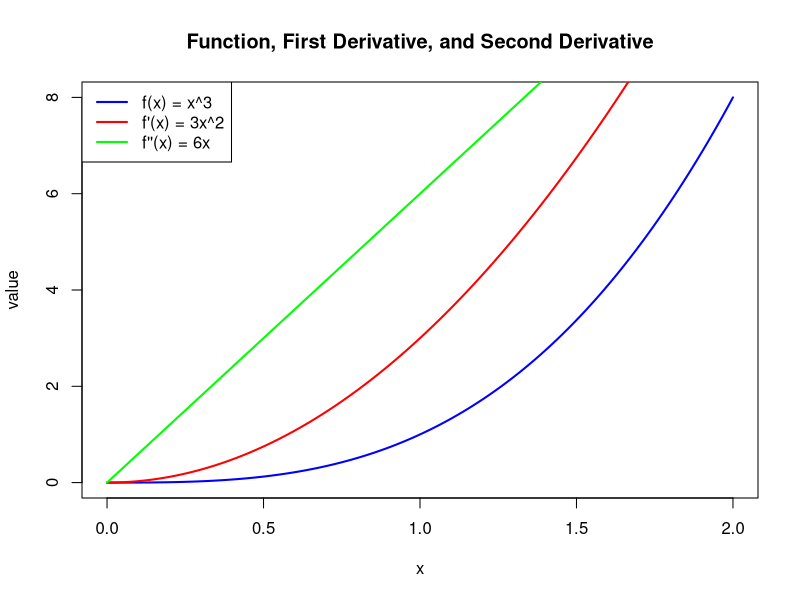
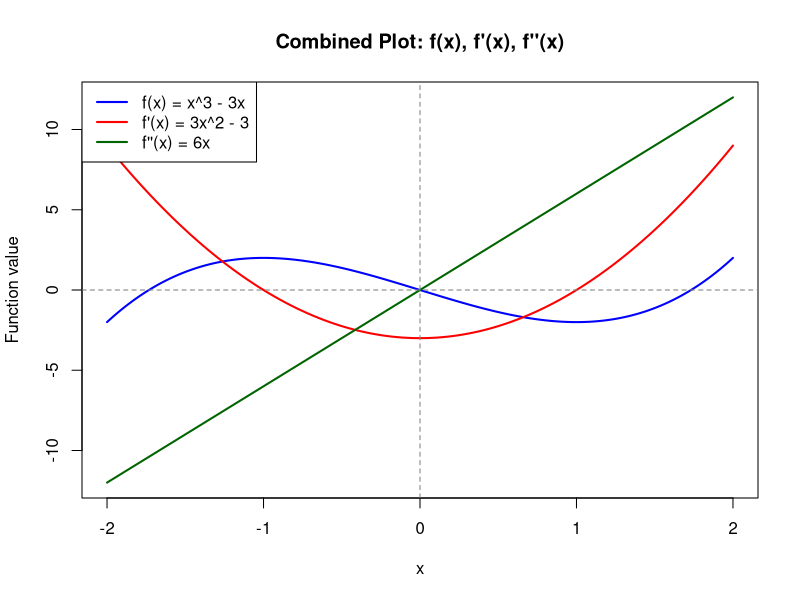

Reproduce these figures in R, in order.
# integral > 0, the slope has increased.


# Define f and derivatives
f  <- function(x) x^3
fp <- function(x) 3 * x^2
fpp <- function(x) 6 * x

# Interval
a <- 0
b <- 2

# Integral of second derivative
integral_result <- integrate(fpp, lower = a, upper = b)$value

# Slope change
slope_change <- fp(b) - fp(a)

# Print results
cat("Integral of f'' from 0 to 2:", integral_result, "\n")
cat("Slope change f'(2) - f'(0):", slope_change, "\n")

# ---- Plot ----
x_vals <- seq(0, 2, length.out = 200)

plot(x_vals, f(x_vals), type="l", col="blue", lwd=2,
     ylim=c(0, max(f(x_vals))),
     main="Function, First Derivative, and Second Derivative",
     xlab="x", ylab="value")

lines(x_vals, fp(x_vals), col="red", lwd=2)
lines(x_vals, fpp(x_vals), col="green", lwd=2)

legend("topleft",
       legend=c("f(x) = x^3", "f'(x) = 3x^2", "f''(x) = 6x"),
       col=c("blue", "red", "green"), lwd=2)

# -----------integral is 0, the slope hasn't changed --------

# ---- Define functions ----
f  <- function(x) x^3 - 3*x        # original function
fp <- function(x) 3*x^2 - 3         # first derivative
fpp <- function(x) 6*x              # second derivative

# ---- Compute integral of second derivative ----
result <- integrate(fpp, lower = -1, upper = 1)$value
cat("Integral of f'' from -1 to 1 =", result, "\n")

# ---- Create data for plotting ----
x_vals <- seq(-2, 2, length.out = 400)

# ---- Combined plot ----
plot(x_vals, f(x_vals), type="l", lwd=2, col="blue",
     ylim=c(min(fpp(x_vals), f(x_vals), fp(x_vals)),
            max(fpp(x_vals), f(x_vals), fp(x_vals))),
     main="Combined Plot: f(x), f'(x), f''(x)",
     xlab="x", ylab="Function value")

lines(x_vals, fp(x_vals),  col="red",    lwd=2)
lines(x_vals, fpp(x_vals), col="darkgreen", lwd=2)

abline(h=0, lty=2, col="gray50")
abline(v=0, lty=2, col="gray50")

legend("topleft",
       legend=c("f(x) = x^3 - 3x",
                "f'(x) = 3x^2 - 3",
                "f''(x) = 6x"),
       col=c("blue","red","darkgreen"),
       lwd=2)
